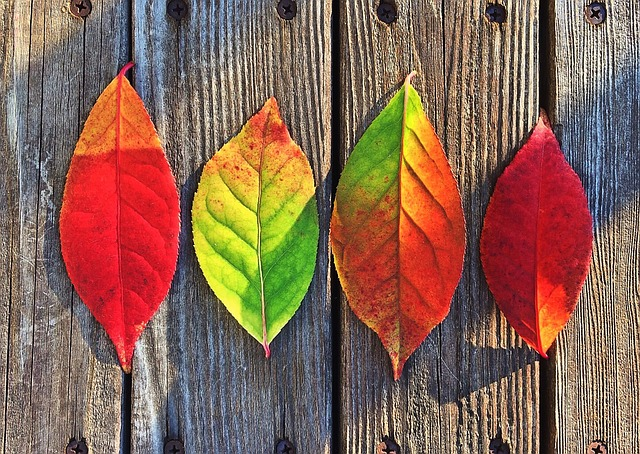
#> input picture media/Leaves.jpg, 640 x 454 px
$ python convert_grayscale.py
#> lines starting #> are read from the running program, lines starting #| are printed output that depends on the picture
import cv2

image = cv2.imread('media/Leaves.jpg', 1) # Load a color image
#> image is the input picture: shape (454, 640, 3); mean B, G, R 83.7, 100.6, 136.6
gray = cv2.cvtColor(image, cv2.COLOR_BGR2GRAY) # Convert image to grayscale
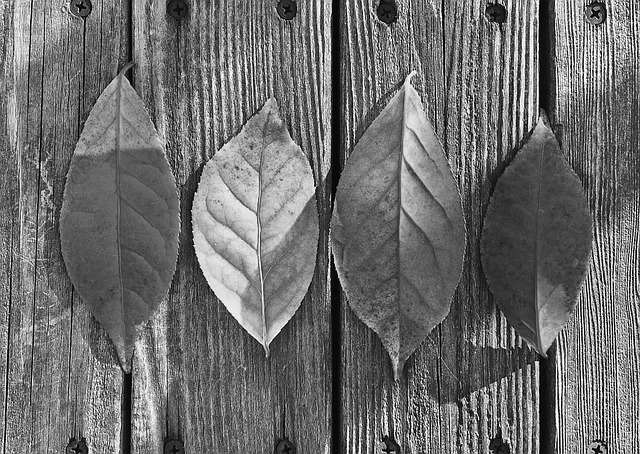
#> gray: shape (454, 640); min 0, max 255, mean 109.4
cv2.imshow('Image in grayscale', gray) # Show image
cv2.waitKey(0)
cv2.destroyAllWindows()

$ run again, with media/hsv.jpg copied over media/Leaves.jpg
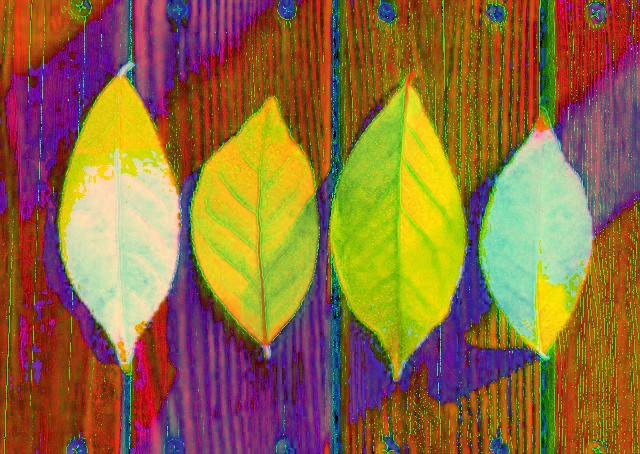
#> input picture media/hsv.jpg, 640 x 454 px
#> image is the input picture: shape (454, 640, 3); mean B, G, R 61.9, 107.3, 143.1
#> `gray = cv2.cvtColor(image, cv2.COLOR_BGR2GRAY)`:
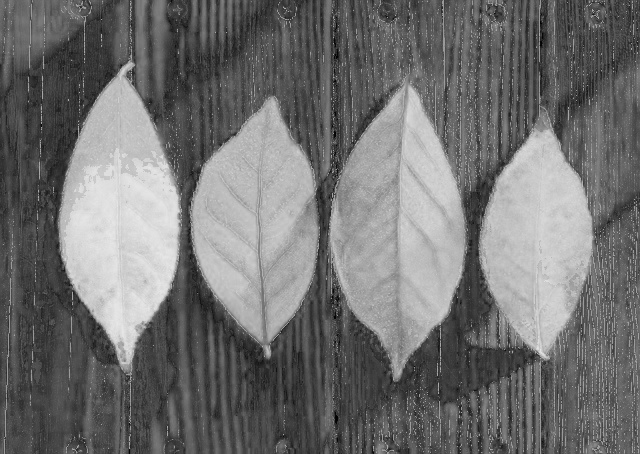
#> gray: shape (454, 640); min 2, max 235, mean 112.8
